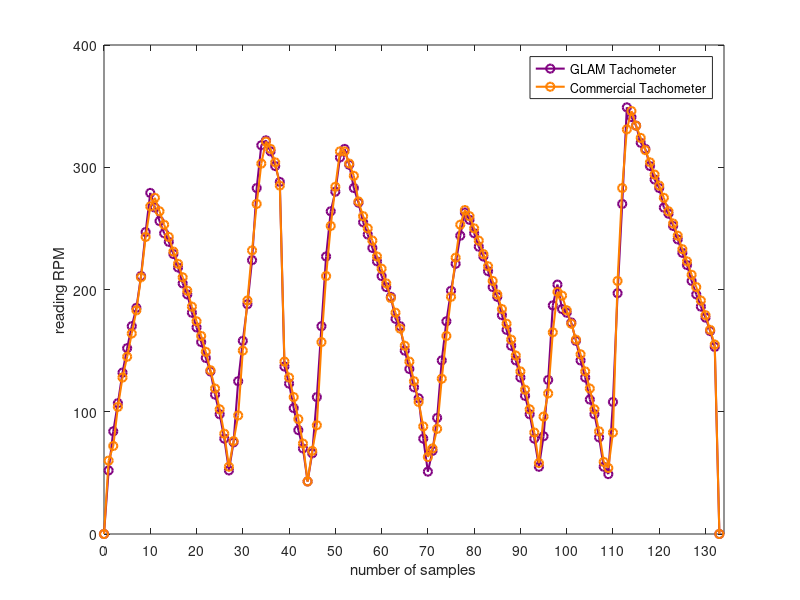

The MATLAB source for this figure: (Note: this script raises an error after producing the figure.)
clear all
close all
clc

clear all
close all
clc

% sensors = [9 19 29 39 49 59 69 79 89 99 109 118 128 138 148 158 168 178 188 197 ...
    % 207 217 227 237 246 257 266 276 286 296 306 316 325 335 345 355 364 374 384 393 ...
    % 404 413 423 440];
% %%
%     nostro = [ 0
%     6.5
% 10.4
% 13.3
% 16.4
% 18.91
% 21.15
% 23
% 26.25
% 30.7
% 34.7
% 33.22
% 31.85
% 30.6
% 29.73
% 28.49
% 27.12
% 25.5
% 24.4
% 22.5
% 21
% 19.5
% 17.9
% 16.5
% 14.2
% 12.2
% 9.7
% 6.47
% 9.33
% 15.5
% 19.7
% 23.4
% 27.9
% 35.2
% 39.6
% 40.1
% 38.9
% 37.4
% 35.8
% 17
% 15.3
% 12.8
% 10.6
% 8.7
% 5.3
% 8.2
% 13.9
% 21.1
% 28.2
% 32.9
% 34.8
% 38.3
% 39.2
% 37.6
% 35.2
% 33.71
% 31.7
% 30.5
% 29.1
% 27.7
% 26.2
% 25.1
% 24.1
% 21.9
% 21.1
% 18.7
% 16.8
% 14.9
% 13.8
% 9.7
% 6.3
% 8.5
% 11.8
% 17.7
% 21.7
% 24.8
% 27.5
% 30.4
% 32.7
% 32.0
% 30.6
% 29.2
% 28.2
% 26.8
% 25.1
% 24.1
% 22.3
% 20.8
% 19.2
% 17.7
% 15.9
% 14.1
% 12.2
% 9.7
% 6.8
% 10.0
% 15.7
% 23.3
% 25.4
% 22.9
% 22.5
% 21.5
% 19.7
% 17.7
% 15.9
% 13.7
% 12.2
% 9.8
% 6.8
% 6.1
% 13.4
% 24.5
% 33.6
% 43.4
% 42.4
% 41.6
% 39.8
% 39.2
% 37.5
% 36.1
% 35.2
% 33.2
% 32.6
% 31.4
% 30.0
% 28.6
% 27.4
% 25.8
% 24.4
% 23.1
% 22.0
% 20.7
% 19.0
% 0]';
% 
% % sensors = [0 0 0 0 0 59 69 79 89 99 109 118 128 138 148 158 168 178 188 197 ...
% %      207 217 227 237 246 257 266 276 286 296 306 316 325 335 345 355 364 374 384 393 ...
% %      404 413 423];
% 
 values = linspace (0,133,134)
% 
% commercial = [ 0
%     7.5
% 9
% 12.9
% 15.9
% 18.1
% 20.4
% 22.8
% 26.1
% 30.2
% 33.4
% 34.2
% 32.9
% 31.5
% 30.2
% 28.8
% 27.5
% 26.1
% 24.7
% 23.2
% 21.7
% 20.1
% 18.5
% 16.7
% 14.8
% 12.7
% 10.2
% 6.8
% 9.5
% 12.1
% 18.7
% 23.8
% 28.9
% 33.6
% 37.7
% 39.9
% 39.2
% 37.8
% 35.5
% 17.6
% 15.9
% 13.9
% 11.7
% 9.2
% 5.4
% 8.4
% 11.1
% 19.5
% 26.2
% 31.3
% 35.3
% 39
% 38.9
% 37.7
% 36.4
% 33.8
% 32.4
% 31.1
% 29.8
% 28.3
% 27
% 25.5
% 24
% 22.5
% 20.9
% 19.2
% 17.5
% 15.5
% 13.4
% 10.9
% 7.8
% 8.7
% 10.7
% 15.8
% 20.2
% 24.1
% 28.1
% 31.5
% 33
% 32.4
% 31.1
% 29.9
% 28.5
% 27.2
% 25.7
% 24.4
% 22.9
% 21.4
% 19.8
% 18.2
% 16.5
% 14.7
% 12.7
% 10.3
% 7.2
% 12
% 14.3
% 20.5
% 24.6
% 24.2
% 22.8
% 21.4
% 19.8
% 18.3
% 16.6
% 14.8
% 12.7
% 10.4
% 7.3
% 6.7
% 10.3
% 25.8
% 35.2
% 41.2
% 43
% 41.6
% 40.3
% 39.1
% 37.8
% 36.6
% 35.4
% 34.2
% 32.9
% 31.6
% 30.3
% 29
% 27.7
% 26.4
% 25.1
% 23.7
% 22.3
% 20.8
% 19.3
% 0]';
%%
% errore = [];
% errore_perc = [];
% for i = 1 : length(stepper)
%     errore(i) = stepper(i) - sensors(i);
%     errore_perc(i) = errore(i)/100;
% end
% average_error = mean(errore_perc);
% average_error_perc = average_error * 100;

nostro= [0
52
84
107
132
152
170
185
211
247
279
267
256
246
239
229
218
205
196
181
169
157
144
133
114
98
78
52
75
125
158
188
224
283
318
322
313
301
288
137
123
103
85
70
43
66
112
170
227
264
280
308
315
302
283
271
255
245
234
223
211
202
194
176
170
150
135
120
111
78
51
68
95
142
174
199
221
244
263
257
246
235
227
215
202
194
179
167
154
142
128
113
98
78
55
80
126
187
204
184
181
173
158
142
128
110
98
79
55
49
108
197
270
349
341
334
320
315
301
290
283
267
262
252
241
230
220
207
196
186
177
166
153
0];

commercial=[0
60
72
104
128
145
164
183
210
243
268
275
264
253
243
231
221
210
199
186
174
162
149
134
119
102
82
55
76
97
150
191
232
270
303
321
315
304
285
141
128
112
94
74
43
68
89
157
211
252
284
313
313
303
293
272
260
250
240
227
217
205
193
181
168
154
141
125
108
88
63
70
86
127
162
194
226
253
265
260
250
240
229
219
207
196
184
172
159
146
133
118
102
83
58
96
115
165
198
195
183
172
159
147
133
119
102
84
59
54
83
207
283
331
346
334
324
314
304
294
285
275
264
254
244
233
223
212
202
191
179
167
155
0];
%% 
figure(1)
p=plot (values, nostro,'-o','LineWidth',1.5, 'Color',[0.5 0 0.5])
% viola: [0.5 0 0.5]
% azzurro: [0.84 0.93 0.95]
hold on
q = plot (values, commercial,'-o', 'LineWidth',1.5,'Color',[1,0.5,0])
xlim([0 134])
ylim([0 400])
xticks([0:10:134])
% t = title ('Calibration with a stepper')
x = xlabel('number of samples')
y = ylabel ('reading RPM')
l = legend ('GLAM Tachometer', 'Commercial Tachometer')
l.Location = 'northwest'
l.FontSize = 20
p.MarkerFaceColor = [0.5 0 0.5];
q.MarkerFaceColor = [1,0.5,0];

% p.MarkerSize = 8;
%t.FontSize = 20;
x.FontSize = 20;
y.FontSize = 20;

%%
y=zeros(size(values));
error= nostro - commercial;
Q = quantile(error, [0.25, 0.5, 0.75]);

figure(2)
% scatter(values, error, '-', 'LineWidth', 1.5, 'Color', [1, 0, 1, 0.3])
b = boxplot(error', 'Colors', [1, 0, 1]);
set(b,{'linew'},{2})

hold on
p = plot([0.75, 1.25], [Q(1), Q(1)], 'r-', 'LineWidth', 2); % Linea Q1
q = plot([0.75, 1.25], [Q(3), Q(3)], 'r-', 'LineWidth', 2); % Linea Q3
p.Color = [0.5, 0, 0.5]
q.Color = [0.5, 0, 0.5]

text(1.35, Q(1), num2str(Q(1)), 'VerticalAlignment', 'middle');
text(1.35, Q(3), num2str(Q(3)), 'VerticalAlignment', 'middle');

set(gca,'XTick',[])
%plot(values, y, '-', 'LineWidth', 1.5, 'Color', 'black')
x = xlabel('number of samples')
y = ylabel ('differnce [km/h]')
%le.Location = 'northwest'
%le.FontSize = 15;
x.FontSize = 15;
y.FontSize = 15;
%xlim ([0 max(values)])


% Aggiungi linee per i quartili


hold off;



%%

max(error)

mean(error)

%%
x = min(nostro) : 0.01 : max(nostro)
y = @(x) x
figure(3)
s = scatter(nostro, commercial);
hold on
plot(x,y(x),'k','linewidth', 2)
s.MarkerFaceColor = [1, 0, 1];
x=xlabel('GLAM sensor')
y=ylabel ('Commercial sensor')

x.FontSize = 15;
y.FontSize = 15;
xlim ([min(nostro) max(nostro)])

% basta lo scatter
x.FontSize = 20;
y.FontSize = 20;